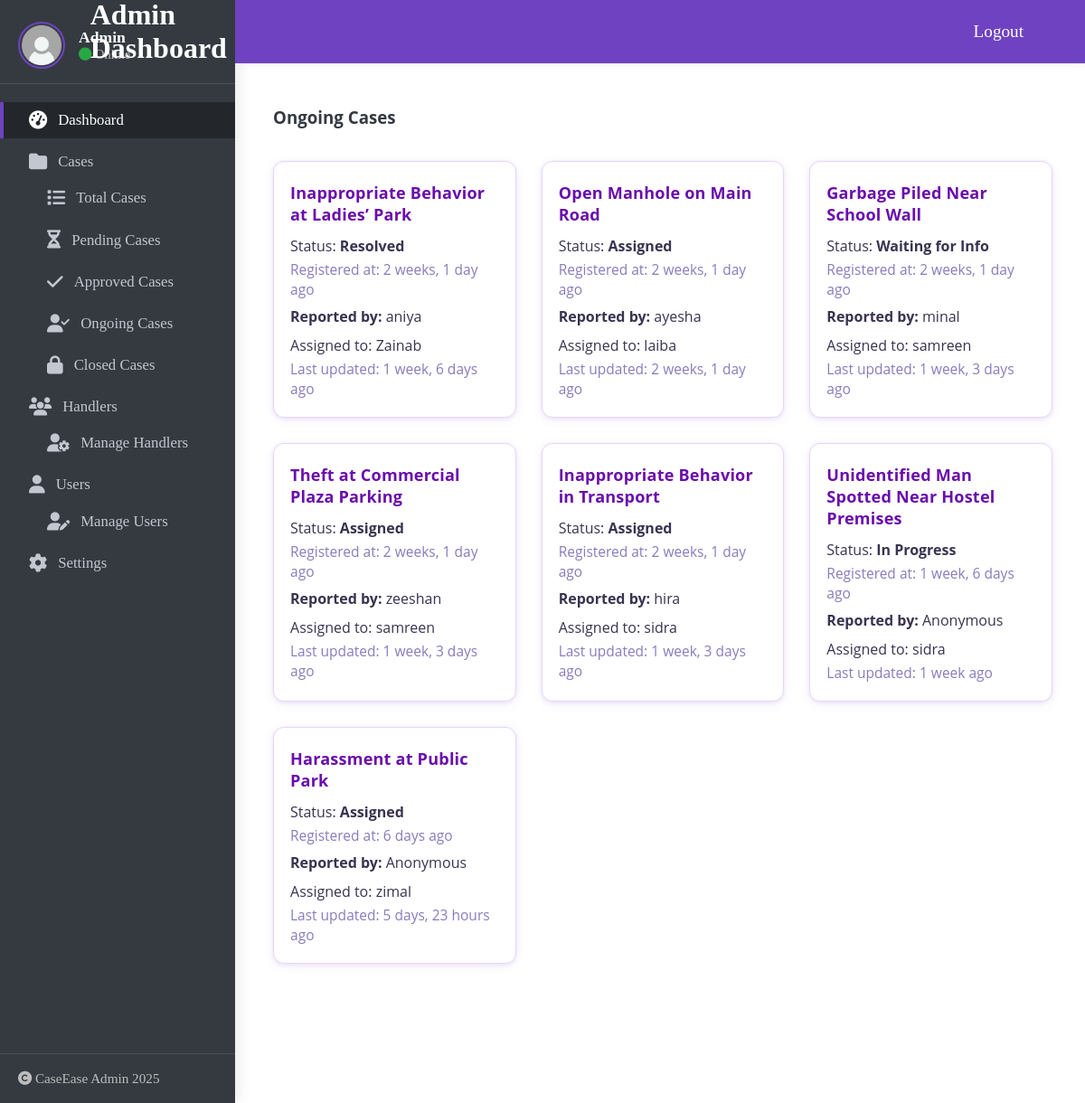
Page /accounts/cases/assigned/ on the committed database.
### cases/models.py (models this page shows, shortened)
class Case(models.Model):
    STATUS_CHOICES = [
        ('Pending', 'Pending'),
        ('Approved', 'Approved'),
        ('In Progress', 'In Progress'),
        ('Waiting for Info', 'Waiting for Info'),
        ('Resolved', 'Resolved'),
        ('Closed', 'Closed'),
    ]
    status = FSMField(choices=STATUS_CHOICES, default='Pending')
    title = models.CharField(max_length=200)
    description = models.TextField()
    location = models.CharField(max_length=200, null=True, blank=True)
    incident_date = models.DateField(null=True, blank=True)
    uploaded_file = models.FileField(upload_to='case_files/', null=True, blank=True)
    is_anonymous = models.BooleanField(default=False)
    suspect_name = models.CharField(max_length=200, null=True, blank=True)
    witnesses = models.TextField(null=True, blank=True)
    progress_notes = models.TextField(null=True, blank=True)
    report_file = models.FileField(upload_to='reports/', null=True, blank=True)
    created_at = models.DateTimeField(auto_now_add=True)
    updated_at = models.DateTimeField(auto_now=True)
    created_by = models.ForeignKey(
        settings.AUTH_USER_MODEL,
        on_delete=models.CASCADE,
        related_name='cases_created'
    )
    assigned_to = models.ForeignKey(
        settings.AUTH_USER_MODEL,
        null=True,
        blank=True,
        on_delete=models.SET_NULL,
        related_name='cases_assigned',
        limit_choices_to={'groups__name': 'handler'}
    )
    history = HistoricalRecords()

### accounts/models.py (models this page shows, shortened)
class CustomUser(AbstractUser):
    role = models.CharField(max_length=10, choices=ROLE_CHOICES, default='user')
    profile_image = models.ImageField(upload_to='profile_images/', null=True, blank=True)
    phone_number = models.CharField(max_length=15, null=True, blank=True)

### accounts/views.py (the view)
# urls.py: path('cases/assigned/', views.AdminAssignedCasesView.as_view(), name='admin_assigned_cases'),
class AdminAssignedCasesView(ListView):
    template_name = 'accounts/cases/assigned_cases.html'
    context_object_name = 'cases'
    def get_queryset(self):
        return Case.objects.exclude(status__in=['Pending', 'Approved', 'Closed'])

### accounts/templates/accounts/cases/assigned_cases.html (shortened to what this page needs)
{% load static %}
{% load humanize %}
{% block content %}
<div class="dashboard-container">
  {% include 'accounts/admin_sidebar.html' %}
  <div class="main-section">
    <h3>Ongoing Cases</h3>
    <div class="cases-grid">
    {% for case in cases %}
      <div class="card">
        {% if case.pk %}
          <a href="{% url 'case_detail' case.pk %}">{{ case.title }}</a>
        {% else %}
          {{ case.title }}
        {% endif %}
        <p>Status: <strong>{{ case.status }}</strong></p>
        <small>Registered at: {{ case.created_at|naturaltime }}</small>
        {% if case.is_anonymous %}
          <p><strong>Reported by:</strong> Anonymous</p>
        {% else %}
          <p><strong>Reported by:</strong> {{ case.created_by.username }}</p>
        {% endif %}
        <p>Assigned to: {{ case.assigned_to.username|default:'Not Assigned' }}</p>
        <small>Last updated: {{ case.updated_at|naturaltime }}</small>
      </div>
    {% empty %}
      <p>No Ongoing cases found.</p>
    {% endfor %}
    </div>
  </div>
</div>
{% endblock %}

### accounts/templates/accounts/cases/assigned_cases.html (style rules this page uses)
.dashboard-container { display: flex; align-items: stretch; min-height: 100vh; margin: 0; width: 100vw; max-width: 100vw; box-sizing: border-box; height: 100vh; overflow: auto; }
.main-section { flex: 1; background: #fff; padding: 40px 44px 40px 44px; border-radius: 0 14px 14px 0; box-shadow: 0 2px 16px rgba(0,0,0,0.07); min-height: 100vh; min-width: 0; margin-top: 50px; margin-left: 250px; display: flex; flex-direction: column; justify-content: flex-start; font-family: 'Open Sans', sans-serif; font-size: 16px; color: #343a40; }
.cases-grid { display: grid; grid-template-columns: repeat(3, 1fr); gap: 28px; margin-top: 18px; margin-bottom: 18px; }
.card { background: #fff; border-left: 6px solid #6A0DAD; border-radius: 12px; box-shadow: 0 2px 12px 0 rgba(106,13,173,0.08), 0 1.5px 4px 0 rgba(106,13,173,0.07); padding: 22px 20px 18px 18px; display: flex; flex-direction: column; transition: box-shadow 0.2s, transform 0.2s; border: 1.5px solid #e4d6fa; overflow: hidden; min-width: 0; }
.card h4, .card a { margin: 0 0 6px 0; color: #6A0DAD; font-size: 1.13em; font-weight: 700; letter-spacing: 0.2px; text-decoration: none; transition: color 0.2s; word-break: break-word; }
.card p { margin: 6px 0 4px 0; color: #3a3350; font-size: 1em; }
.card small { color: #8a7bbd; font-size: 0.97em; display: block; margin-bottom: 2px; }

### rows in the picture
Case: title "Inappropriate Behavior at Ladies’ Park", status "Resolved", created_at "2 weeks, 1 day ago", created_by.username "aniya", assigned_to.username "Zainab", updated_at "1 week, 6 days ago"
Case: title "Open Manhole on Main Road", status "Assigned", created_at "2 weeks, 1 day ago", created_by.username "ayesha", assigned_to.username "laiba", updated_at "2 weeks, 1 day ago"
Case: title "Garbage Piled Near School Wall", status "Waiting for Info", created_at "2 weeks, 1 day ago", created_by.username "minal", assigned_to.username "samreen", updated_at "1 week, 3 days ago"
Case: title "Theft at Commercial Plaza Parking", status "Assigned", created_at "2 weeks, 1 day ago", created_by.username "zeeshan", assigned_to.username "samreen", updated_at "1 week, 3 days ago"
Case: title "Inappropriate Behavior in Transport", status "Assigned", created_at "2 weeks, 1 day ago", created_by.username "hira", assigned_to.username "sidra", updated_at "1 week, 3 days ago"
Case: title "Unidentified Man Spotted Near Hostel Premises", status "In Progress", created_at "1 week, 6 days ago", shows "Reported by:", is_anonymous "Anonymous", assigned_to.username "sidra", updated_at "1 week ago"
Case: title "Harassment at Public Park", status "Assigned", created_at "6 days ago", shows "Reported by:", is_anonymous "Anonymous", assigned_to.username "zimal", updated_at "5 days, 23 hours ago"

### other values in the picture
{{ request.user.username|default:'Admin' }} "Admin"
